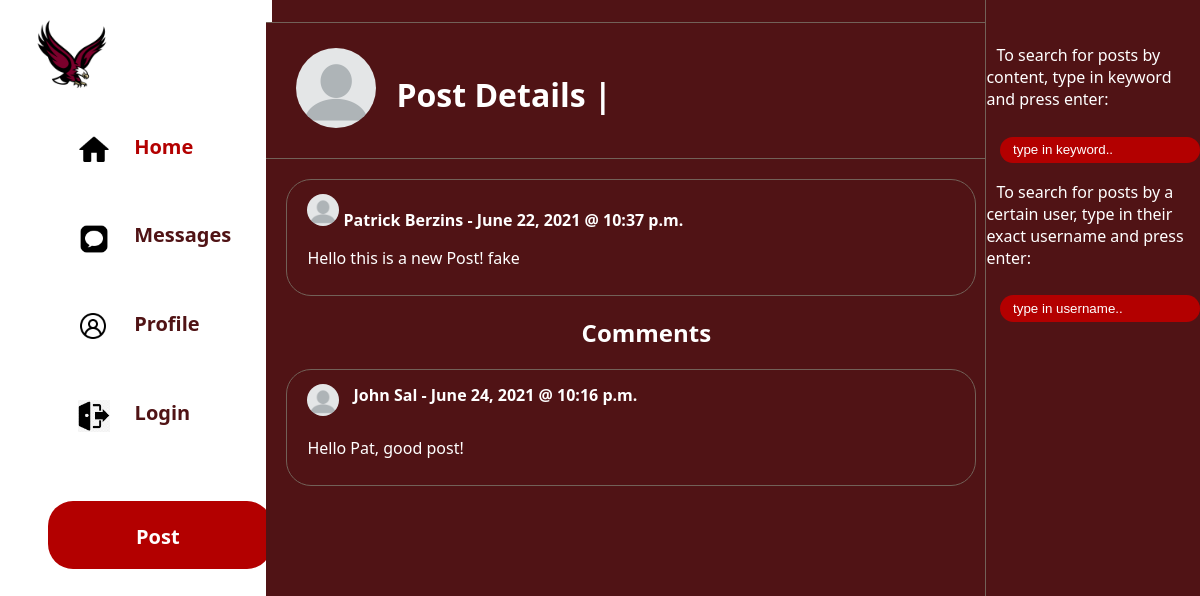
Screenshot of /post/3 with the database file from the repository.
### tweagleBoard/models.py (models this page shows, shortened)
class Post(models.Model):
    title = models.CharField(max_length=500, default='Post')
    author = models.ForeignKey(User, on_delete=models.CASCADE)
    body = models.TextField()
    post_date = models.DateField(auto_now_add=True)
    post_time = models.TimeField(auto_now_add=True)
    likes = models.ManyToManyField(User, related_name='tweag_posts', default=None, blank=True, null=True)
    flagged = models.BooleanField(default=False)
    admin_ok = models.BooleanField(default=False)
    def like_count(self):
        return self.likes.count()
    def flag_check (self):
        flag_array=[]
        flag_set = Admin_FlagList.objects.all()
        for i in range (len(flag_set)):
            x = flag_set[i].flaglist
            str(x)
            flag_array.append(x)
        for substring in flag_array:
            if ((substring in self.body) and (self.admin_ok == False)):
                self.flagged = True
                self.save()
                return '!!! THIS POST HAS BEEN FLAGGED AS POTENTIALLY MISLEADING !!!'
            else:
                self.flagged = False
                self.save()
        return ''

class Comment(models.Model):
    post = models.ForeignKey(Post, related_name = "comments", on_delete=models.CASCADE)
    author = models.ForeignKey(User, on_delete=models.CASCADE)
    comment_body = models.TextField()
    comment_date = models.DateField(auto_now_add=True)
    comment_time = models.TimeField(auto_now_add=True)

### tweagleBoard/views.py (the view)
# urls.py: path('post/<int:pk>', PostDetailView.as_view(), name = 'post-detail'),
class PostDetailView(DetailView):
    model = Post
    template_name = 'post_detail.html'
    success_url = reverse_lazy('message_board')
    def get_context_data(self, *args, **kwargs):
        context = super(PostDetailView, self).get_context_data(*args, **kwargs)
        stuff = get_object_or_404(Post, id = self.kwargs['pk'])
        like_count = stuff.like_count()
        liked=False
        if (stuff.likes.filter(id=self.request.user.id).exists):
            liked = True
        context["liked"] = liked
        context["like_count"] = like_count
        return context

### tweagleBoard/templates/post_detail.html (shortened to what this page needs)
<html lang="en">
<head>
    {% load static %}
    <link rel="stylesheet" href= "{% static 'template.css' %}">
    <link rel="stylesheet" href="{% static 'post_style.css'%}">
    <link rel="stylesheet" href="{% static 'tweet_box.css' %}">
</head>
<body >
    <div class = "left-col">
        <div class = "container1">
            <nav>
                <ul class="navlinks">
                    <li><a href="{% url 'message_board' %}"> <img class="logo" src="{% static 'Boston_College_Eagles_logo.jpg' %}" alt="Home"> </a></li>
                    <ul class="home">
                        <li>
                            <a href="{% url 'message_board' %}" class="current">
                                <div class="navbutton">
                                    <img class="icon" src="{% static 'icons8_home_96.png' %}" alt="Home">
                                    <span class="navtext"> Home </span>
                                </div>
                            </a>
                        </li>
                    </ul>
                    <ul class="messages">
                        <li>
                            <a href="#" class="noncurrent">
                                <div class="navbutton">
                                    <img class="icon" src="{% static 'icons8_messages_100.png' %}" alt="Messages">
                                    <span class="navtext"> Messages </span>
                                </div>
                            </a>
                        </li>
                    </ul>
                    <ul class="profile">
                        <li>
                            <a href="#" class="noncurrent">
                                <div class="navbutton">
                                    <img class="icon" src="{% static 'icons8_male_user_96.png' %}" alt="Profile">
                                    <span class="navtext"> Profile </span>
                                </div>
                            </a>
                        </li>
                    </ul>
                </ul>
                {% if user.is_authenticated %}
                <ul class="logout">
                    <li>
                        <a href="{% url 'logout' %}" class="noncurrent">
                            <div class="navbutton">
                                <img class="icon" src="{% static 'icons_logout.png' %}" alt="Logout">
                                <span class="navtext"> Logout </span>
                            </div>
                        </a>
                    </li>
                </ul>
                {% else %}
                <ul class="login">
                    <li>
                        <a href="{% url 'home' %}" class="noncurrent">
                            <div class="navbutton">
                                <img class="icon" src="{% static 'icons_logout.png' %}" alt="Login">
                                <span class="navtext"> Login </span>
                            </div>
                        </a>
                    </li>
                </ul>
                {% endif %}
                <a href="#" class="postbttnlink">
                    <div class="postbutton">
                        <span class="postbttntxt">Post</span>
                    </div>
                </a>
            </nav>
        </div>
    </div>
    <div class="mid-col">
        <div class = message_header>
            {% if user.profile.profile_pic %}
                <span><img class = 'profile_head' src = "{{ user.profile.profile_pic.url }}" width = 10%></span>
            {% else %}
                {% load static %}
                <img class = 'profile_head' src = "{% static 'profilepic.png' %}" width = 10%></span>
            {% endif %}
                    <span class = username_head > Post Details | {{ user.username}}</span>
        </div>
      <div class="card mx-auto" style="max-width: 540px;">
        <div class="card-header">
            {% if post.author.profile.profile_pic %}
                <img class = 'profile_pic' src = "{{ post.author.profile.profile_pic.url }}" width = 5%>
            {% else %}
                {% load static %}
                <img class = 'profile_pic' src = "{% static 'profilepic.png' %}" width = 5%>
            {% endif %}
          <span class = "profile-txtboard">{{ post.author.first_name }} {{ post.author.last_name }}</span> - {{ post.post_date }} @ {{ post.post_time }}
        </div>
        <div class="card-body">
          <p class = "context-txt">
            <a href="{% url 'post-detail' post.pk %}">{{ post.body }}</a>
          </p>
        </div>
      </div>
      <h2>Comments</h2>
        {% if not post.comments.all %}
            <p class = 'no_comment_message'>No comments yet...</p>
        {% else %}
          {% for comment in post.comments.all %}
            <div class="card mx-auto" style="max-width: 540px;">
              <div class="card-header">
                {% if comment.author.profile.profile_pic %}
                    <img class = 'profile_pic' src = "{{ comment.author.profile.profile_pic.url }}" width = 5%>
                {% else %}
                    {% load static %}
                    <img class = 'profile_pic' src = "{% static 'profilepic.png' %}" width = 5%>
                {% endif %}
                <span class = name_date>
                    <span class = "profile-txtboard">{{ comment.author.first_name }} {{ comment.author.last_name }}</span> - {{ comment.comment_date }} @ {{ comment.comment_time }}
                </span>
              </div>
              <div class="card-body">
                <p class = "context-txt">
                  {{ comment.comment_body }}
                </p>
              </div>
            </div>
          {% endfor %}
        {% endif %}
    </div>
    <div class = "right-col">
        <form class="d-flex" method="POST" action="{% url 'search_results' %}">
        <span class = name_date>
            <a class="profile-txtboard">  To search for posts by content, type in keyword and press enter:  </a>
            <input class="searchbar" type="search" placeholder="type in keyword.." aria-label="Search" name="searched">
        </span>
        </form>
        <form class="d-flex" method="POST" action="{% url 'search_user_results' %}">
        <span class = name_date>
            <a class="profile-txtboard">  To search for posts by a certain user, type in their exact username and press enter:  </a>
            <input class="searchbar" type="search" placeholder="type in username.." aria-label="Search" name="searched">
        </span>
        </form>
    </div>
</body>
</html>

### tweagleBoard/static/template.css (style rules this page uses)
:root { --darkred: #501315; --maroon: #8a100b; --brightRed: #b30000; --brightgold: #d79713; --bordercolor: #726158; }
body { background:var(--darkred); margin: 0; font-family:'Segoe UI', Tahoma, Geneva, Verdana, sans-serif }
.left-col { background: white; padding: 1em; float: left; width: 20%; position: fixed; top: 0; bottom: 0; }
.mid-col { padding-left:20px; position: relative; left: 22.2%; background: var(--darkred); width: 60%; height: 100%; padding-bottom: 2em; border-top-style:solid; border-width: 0.1em; border-color: var(--bordercolor); }
.right-col { position: fixed; right: 0; background: var(--darkred); width: 17.8%; top: 0; bottom: 0; border-left-style: solid; border-width: 0.1em; border-color: var(--bordercolor); }
.logo { max-width: 5em; max-height: 5em; margin-left: 1em; margin-bottom: 1em; }
.navbutton { margin-left: 2em; margin-bottom: 1em; padding: 5px; text-align:left; padding-left:30px; padding-top:20px; max-width:400px; }
.icon { max-width: 3em; max-height: 3em; }
.navlinks { line-height: 1em; }
.current { color: var(--brightRed); text-decoration: none; }
.noncurrent { color: var(--darkred); text-decoration: none; }
.navtext { padding-left: 1em; font-size: 1.25em; font-weight: 700; line-height: 2em; position: relative; bottom: 0.75em; }
ul { list-style-type: none; margin: 0; padding: 0; }
.postbutton { background: var(--brightRed); border-radius: 25px; padding: 2em; width: 10em; height: 0.25em; position: relative; top: 2em; left: 2em; }
.postbttntxt { color: white; font-size: 1.25em; font-weight: 700; position: relative; left: 2.8em; bottom: 0.5em; }
.postbttnlink { text-decoration: none; }
.searchbar { position: relative; top: 2em; left: 1em; background: var(--brightRed); width: 15em; height: 1em; padding: 1em; border-radius:2em; border-style: none; outline: none; color: white; }
.searchbar::placeholder { color: white; }
h2 { color: white; }
.navtext { padding-top:10px; vertical-align: middle; }
h2 { text-align:center; }
.message_header { display:flex; flex-direction: row; border-bottom: 1px solid; border-color: var(--bordercolor); padding:30px; margin-top:-5px; margin-left:-20px; }
.username_head { color:white; font-size:2em; padding-left: 20px; padding-top:25px; font-weight:bold; }
form { display:inline; }

### tweagleBoard/static/post_style.css (style rules this page uses)
:root { --darkred: #501315; --maroon: #8a100b; --brightRed: #b30000; --brightgold: #d79713; --bordercolor: #726158; }
body { font-family:'Segoe UI', Tahoma, Geneva, Verdana, sans-serif; }
.card-header { color: white !important; font-weight:bold; font-size: 1em; position: relative; bottom: 1em; }
.card-body { color: white; font-weight:normal; text-decoration: none !important; }
.context-txt { color: white; font-weight:normal; text-decoration: none !important; margin-top:0px !important; }
.card { background-color: inherit; border: 1px solid; border-color: var(--bordercolor); border-radius: 25px !important; padding: 20px !important; padding-bottom:10px !important; width: 100% !important; max-width:90% !important; margin:20px 20px 20px 0; }
a { color:white; text-decoration: none; }
.card-header { padding-top:10px; }
.icon { height:2em; }
form { text-align:center; }
.profile { border-radius:50px; }
.profile_pic { border-radius: 50%; height:2em; width:2em; object-fit: cover; }
.profile_head { border-radius: 50%; height:5em; width:5em; object-fit: cover; }
.name_date { vertical-align: top; padding:10px; }
h2 { text-align:center; }

### tweagleBoard/static/tweet_box.css (style rules this page uses)
:root { --darkred: #501315; --maroon: #8a100b; --brightRed: #b30000; --brightgold: #d79713; --bordercolor: #726158; }

### rows the page displays
Post: author.first_name "Patrick", author.last_name "Berzins", post_date "June 22, 2021", post_time "10:37 p.m.", body "Hello this is a new Post! fake"
Comment: author.first_name "John", author.last_name "Sal", comment_date "June 24, 2021", comment_time "10:16 p.m.", comment_body "Hello Pat, good post!"
